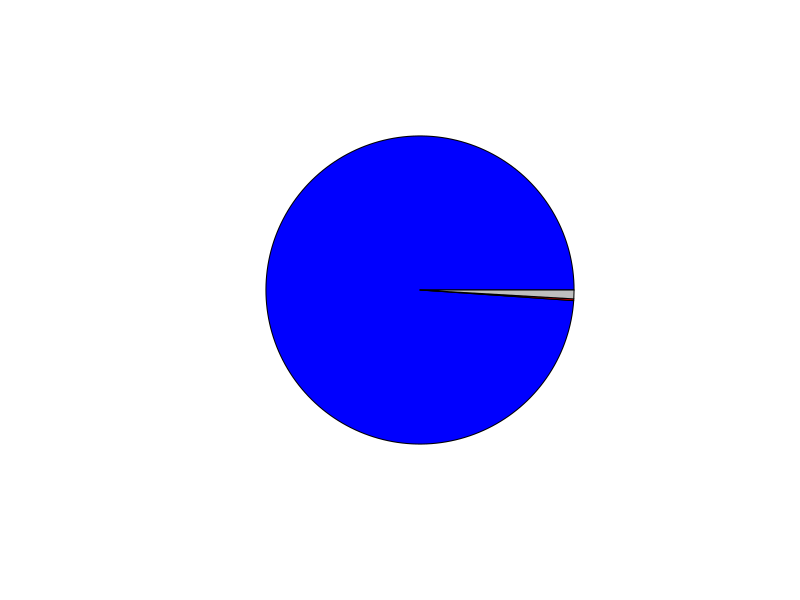
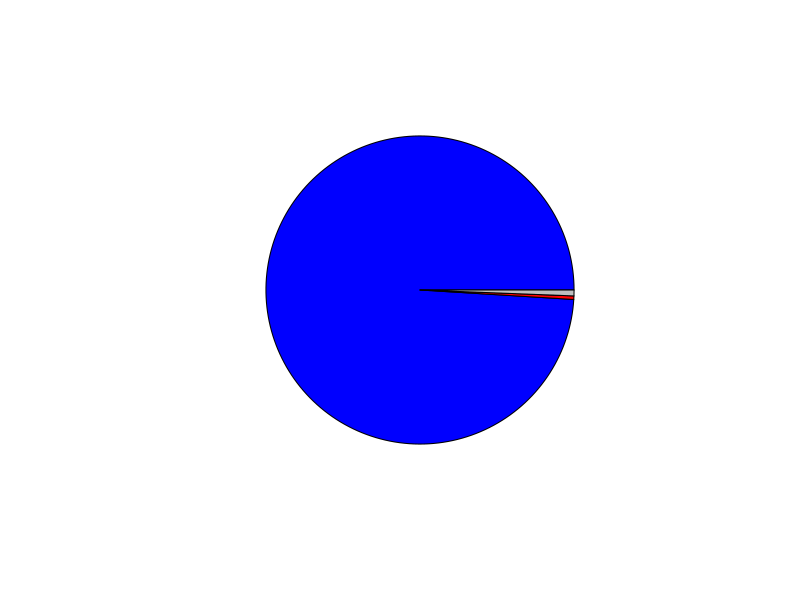
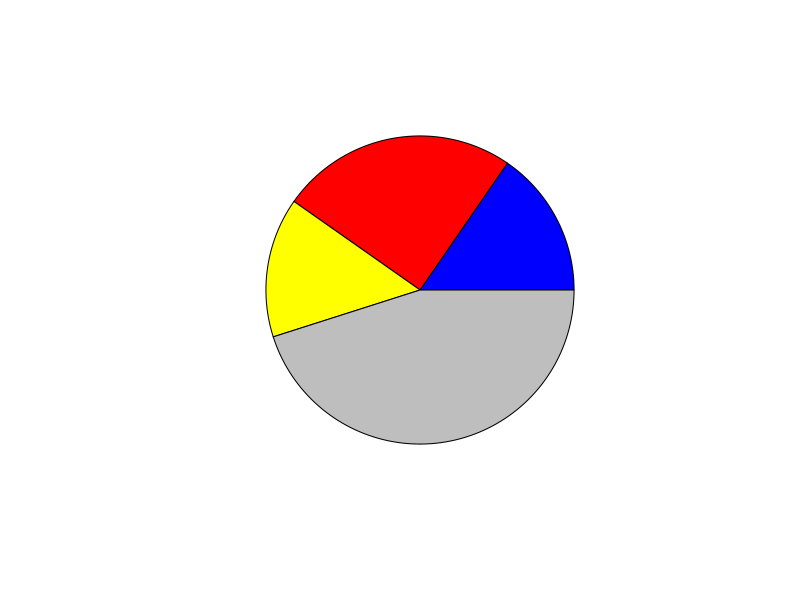
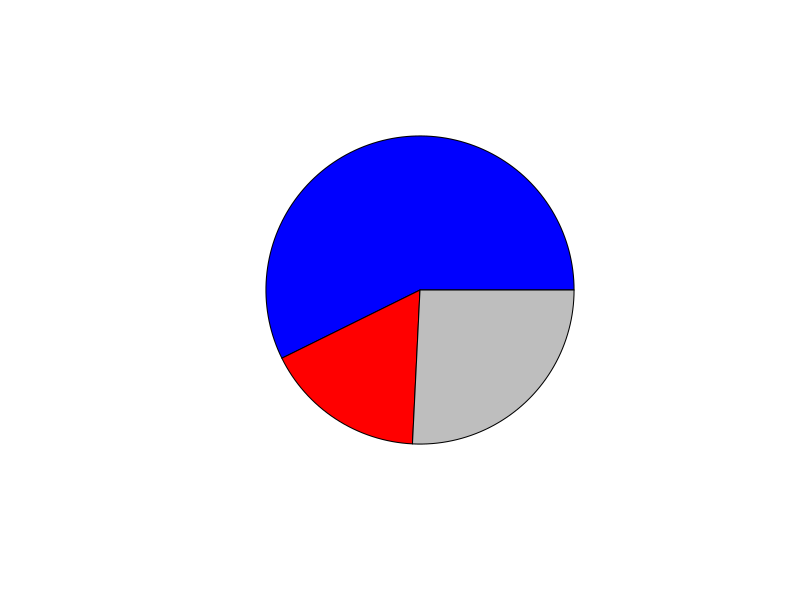
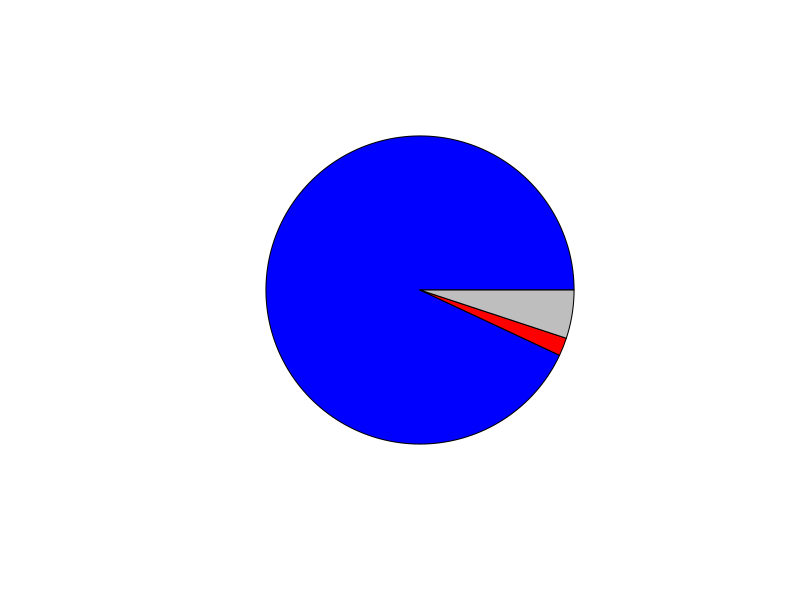
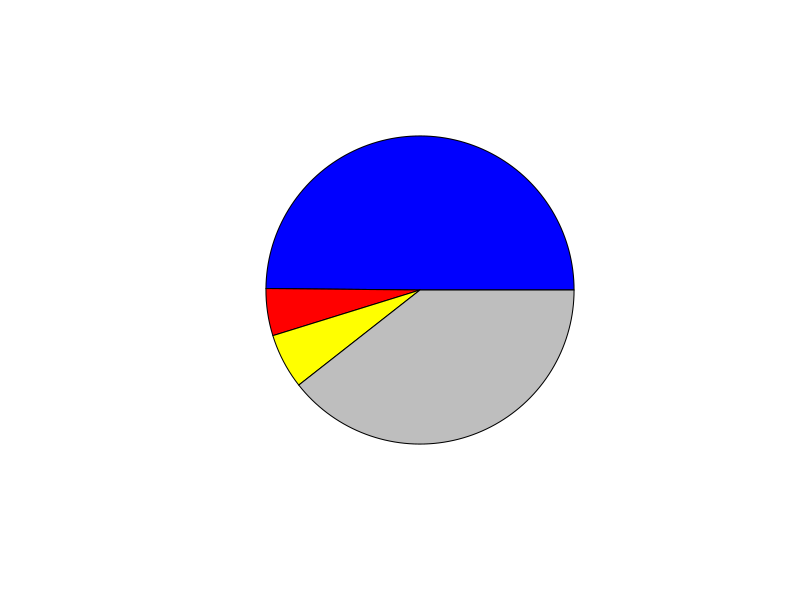
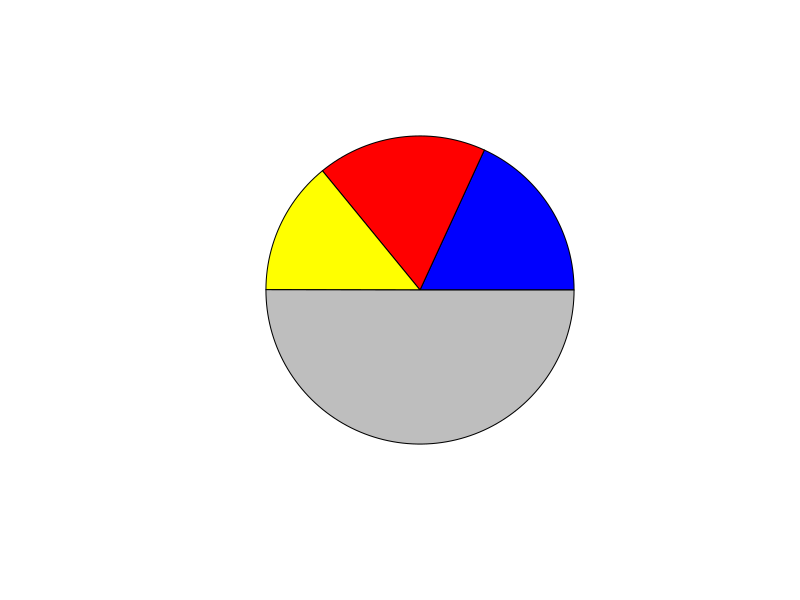
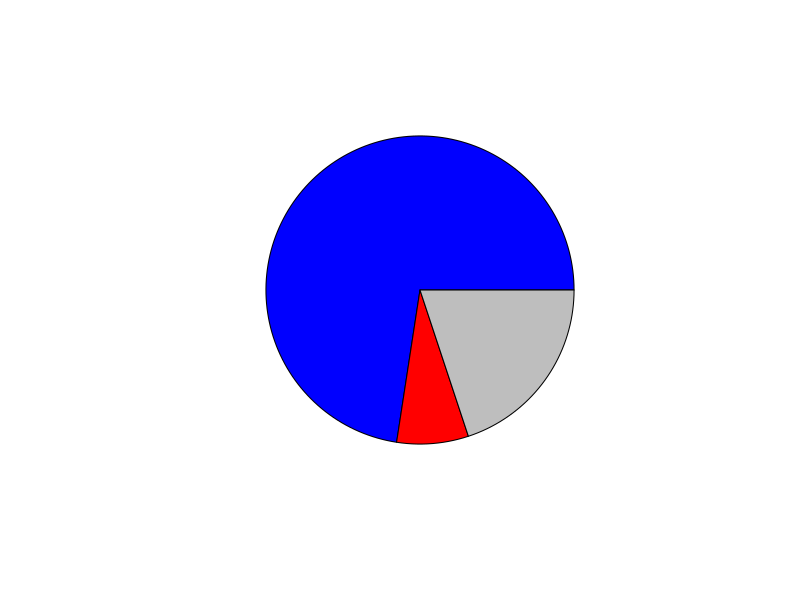

Write R code to recreate these figures, in order.
#Conflict At nodes All Taxa Amino Acids 1637 total trees
#1637 trees into analysis height width of pie 275,230
#0 (GREEN_Chenopodiaceae_Beta_vulgaris,GREEN_Chenopodiaceae_Spinacia_oleracea)
slices <- c(1619, 3, 15)
pie(slices, labels = "", col=c("Blue","Red", "Grey"))
#1 ((Frankeniaceae_Frankenia_laevis,Tamaricaceae_Reaumuria_trigyna),(((Droseraceae_Drosera_binata,(Dionaea_muscipula,Droseraceae_Aldrovanda_vesiculosa)),((Ancistrocladus_robertsonianum,Drosophyllaceae_Drosophyllum_lusitanicum),(Nepenthaceae_Nepenthes_alata_SFB,Nepenthes_ampullaria))),(Polygonaceae_Ruprechtia_salicifolia,Plumbaginaceae_Plumbago_auriculata)))
slices <- c(1619, 6, 10)
pie(slices, labels = "", col=c("Blue","Red", "Grey"))
#2 (((Droseraceae_Drosera_binata,(Dionaea_muscipula,Droseraceae_Aldrovanda_vesiculosa)),((Ancistrocladus_robertsonianum,Drosophyllaceae_Drosophyllum_lusitanicum),(Nepenthaceae_Nepenthes_alata_SFB,Nepenthes_ampullaria))),(Polygonaceae_Ruprechtia_salicifolia,Plumbaginaceae_Plumbago_auriculata))
slices <- c(252, 407, 240, 738)
pie(slices, labels = "", col=c("Blue","Red","Yellow", "Grey"))
#3 ((Droseraceae_Drosera_binata,(Dionaea_muscipula,Droseraceae_Aldrovanda_vesiculosa)),((Ancistrocladus_robertsonianum,Drosophyllaceae_Drosophyllum_lusitanicum),(Nepenthaceae_Nepenthes_alata_SFB,Nepenthes_ampullaria)))
slices <- c(938, 277, 422)
pie(slices, labels = "", col=c("Blue","Red", "Grey"))
#4 (Droseraceae_Drosera_binata,(Dionaea_muscipula,Droseraceae_Aldrovanda_vesiculosa))
slices <- c(1523, 31, 83)
pie(slices, labels = "", col=c("Blue","Red", "Grey"))
#5 (Dionaea_muscipula,Droseraceae_Aldrovanda_vesiculosa)
slices <- c(817, 81, 95, 646)
pie(slices, labels = "", col=c("Blue","Red","Yellow", "Grey"))
#6 ((Ancistrocladus_robertsonianum,Drosophyllaceae_Drosophyllum_lusitanicum),(Nepenthaceae_Nepenthes_alata_SFB,Nepenthes_ampullaria))
slices <- c(297, 291, 230, 819)
pie(slices, labels = "", col=c("Blue","Red", "Yellow","Grey"))
#7 (Ancistrocladus_robertsonianum,Drosophyllaceae_Drosophyllum_lusitanicum)
slices <- c(1188, 123, 326)
pie(slices, labels = "", col=c("Blue","Red", "Grey"))
#8 (Nepenthaceae_Nepenthes_alata_SFB,Nepenthes_ampullaria)
slices <- c(1633, 1, 3)
pie(slices, labels = "", col=c("Blue","Red", "Grey"))
#9 (Polygonaceae_Ruprechtia_salicifolia,Plumbaginaceae_Plumbago_auriculata)
slices <- c(1143, 172, 322)
pie(slices, labels = "", col=c("Blue","Red", "Grey"))
#10 (Frankeniaceae_Frankenia_laevis,Tamaricaceae_Reaumuria_trigyna)
slices <- c(1491, 36, 110)
pie(slices, labels = "", col=c("Blue","Red", "Grey"))

#Conflict At nodes All Taxa CDS 1237 total trees
#0 (GREEN_Chenopodiaceae_Spinacia_oleracea,GREEN_Chenopodiaceae_Beta_vulgaris)100
slices <- c(1059, 0, 178)
pie(slices, labels = "", col=c("Blue","Red", "Grey"))
#1 ((Frankeniaceae_Frankenia_laevis,Tamaricaceae_Reaumuria_trigyna)100,((Polygonaceae_Ruprechtia_salicifolia,Plumbaginaceae_Plumbago_auriculata)100,((Ancistrocladus_robertsonianum,Drosophyllaceae_Drosophyllum_lusitanicum)100,((Droseraceae_Drosera_binata,(Droseraceae_Aldrovanda_vesiculosa,Dionaea_muscipula)100)100,(Nepenthaceae_Nepenthes_alata_SFB,Nepenthes_ampullaria)100)0)100)100)
slices <- c(178, 0, 1059)
pie(slices, labels = "", col=c("Blue","Red", "Grey"))
#2 (Frankeniaceae_Frankenia_laevis,Tamaricaceae_Reaumuria_trigyna)100
slices <- c(1225, 4, 8)
pie(slices, labels = "", col=c("Blue","Red", "Grey"))
#3 ((Polygonaceae_Ruprechtia_salicifolia,Plumbaginaceae_Plumbago_auriculata)100,((Ancistrocladus_robertsonianum,Drosophyllaceae_Drosophyllum_lusitanicum)100,((Droseraceae_Drosera_binata,(Droseraceae_Aldrovanda_vesiculosa,Dionaea_muscipula)100)100,(Nepenthaceae_Nepenthes_alata_SFB,Nepenthes_ampullaria)100)0)100)100
slices <- c(273, 446, 518)
pie(slices, labels = "", col=c("Blue","Red", "Grey"))
#4 (Polygonaceae_Ruprechtia_salicifolia,Plumbaginaceae_Plumbago_auriculata)100
slices <- c(1119, 42, 76)
pie(slices, labels = "", col=c("Blue","Red", "Grey"))
#5 ((Ancistrocladus_robertsonianum,Drosophyllaceae_Drosophyllum_lusitanicum)100,((Droseraceae_Drosera_binata,(Droseraceae_Aldrovanda_vesiculosa,Dionaea_muscipula)100)100,(Nepenthaceae_Nepenthes_alata_SFB,Nepenthes_ampullaria)100)0)100
slices <- c(1057, 77, 103)
pie(slices, labels = "", col=c("Blue","Red", "Grey"))
#6 (Ancistrocladus_robertsonianum,Drosophyllaceae_Drosophyllum_lusitanicum)100
slices <- c(1160, 19, 58)
pie(slices, labels = "", col=c("Blue","Red", "Grey"))
#7 ((Droseraceae_Drosera_binata,(Droseraceae_Aldrovanda_vesiculosa,Dionaea_muscipula)100)100,(Nepenthaceae_Nepenthes_alata_SFB,Nepenthes_ampullaria)100)0
slices <- c(244, 387, 606)
pie(slices, labels = "", col=c("Blue","Red", "Grey"))
#8 (Droseraceae_Drosera_binata,(Droseraceae_Aldrovanda_vesiculosa,Dionaea_muscipula)100)100
slices <- c(1229, 4, 4)
pie(slices, labels = "", col=c("Blue","Red", "Grey"))
#9 (Droseraceae_Aldrovanda_vesiculosa,Dionaea_muscipula)100
slices <- c(728, 139, 370)
pie(slices, labels = "", col=c("Blue","Red", "Grey"))
#10 (Nepenthaceae_Nepenthes_alata_SFB,Nepenthes_ampullaria)100
slices <- c(1237, 0, 0)
pie(slices, labels = "", col=c("Blue","Red", "Grey"))


#Red is conflict blue is concordant and Grey is not informative by SH support < 80
#Pie chart of the All Taxa Amino acid Disputed Carnivory node 1639 total trees in AA set
setwd("/home/joe/Desktop/CarnivoryReanalyze/TreeStuff/Alltaxa/1to1/PhypartsConflict")
slices <- c(298, 522, 819)
pie(slices, labels = "", col=c("Blue","Red", "Grey"))
#Pie chart of the All Taxa CDS Disputed Carnivory node 1237total trees in CDS set
setwd("/home/joe/Desktop/CarnivoryReanalyze/TreeStuff/Alltaxa/1to1/PhypartsConflict")
slices <- c(244, 387, 606)
pie(slices, labels = "", col=c("Blue","Red", "Grey"))
#Pie chart of no ancestrocladus disputed node AA 1614 total genes
slices <- c(298, 327, 989)
pie(slices, labels = "", col=c("Blue","Red", "Grey"))
#Pie chart of no ancestrocladus disputed node CDS 1117 total genes
slices <- c(249, 276,529)
pie(slices, labels = "", col=c("Blue","Red", "Grey"))
#Pie chart of no Drosophyllum disputed node AA 1616 total genes
slices <- c(409, 395,812)
pie(slices, labels = "", col=c("Blue","Red", "Grey"))
#Pie chart of no Drosophyllum disputed node CDS 1211 total genes
slices <- c(268, 291, 652)
pie(slices, labels = "", col=c("Blue","Red", "Grey"))
